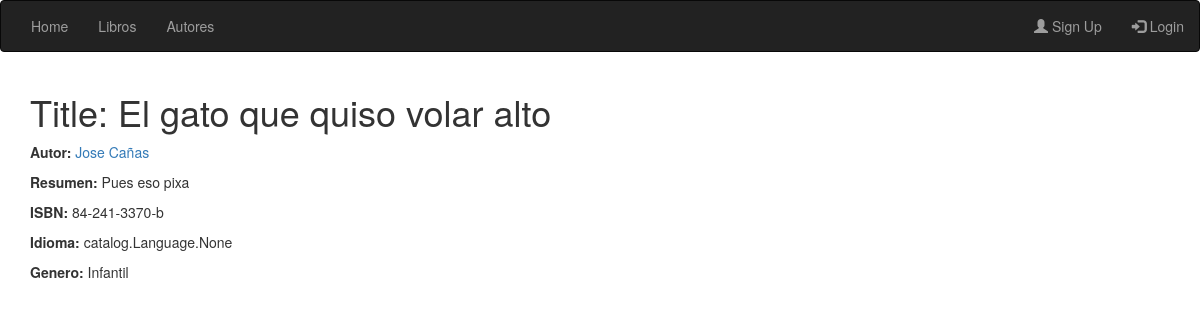
The app's page /book/13 with its own data.
### catalog/models.py (models this page shows, shortened)
class Book (models.Model):
    title = models.CharField(max_length=128, help_text="Escribe el titulo del libro que desea guardar e.j: THE 100")
    author = models.ForeignKey(Author, on_delete=models.SET_DEFAULT, default=1)
    summary = models.TextField(max_length=500, help_text="Escribe un breve resumen del libro")
    isb = models.CharField('ISBN', max_length=13, help_text="Escribe un ISBN valido (13 caracteres)")
    genre = models.ManyToManyField(Genre, help_text="Selecciona un genero literario")
    language = models.ManyToManyField(Language, help_text="Selecciona los idiomas que esta escrito el libro")
    date_published = models.DateField(null=True)
    user = models.ForeignKey(User, default=1, on_delete=models.CASCADE)

class Author(models.Model):
    first_name = models.CharField(max_length=32)
    second_name = models.CharField(max_length=32)
    native_language = models.OneToOneField(Language, on_delete=models.SET_NULL, null=True,
                                           help_text="Selecciona el lenguage nativo de escritura del autor")
    def __str__(self):
        return '%s  %s' % (self.first_name, self.second_name)

class Genre(models.Model):
    name = models.CharField(max_length=64, help_text="Escribe un genero literario e.j: Aventuras")
    def __str__(self):
        return self.name

### catalog/views.py (the view)
# urls.py: path('book/<int:pk>', views.BookDetailView.as_view(), name='book_detail'),
class BookDetailView(generic.DetailView):
    template_name = 'catalog/book_detail.html'
    model = Book

### templates/catalog/book_detail.html (shortened to what this page needs)
{% extends 'generic.html' %}
{% block content %}
    <div class="container">
        <div class="list-group">
            <h1>Title: {{ book.title }}</h1>
            <p><strong>Autor:</strong> <a href="{% url 'author_detail' book.author.pk %}">{{ book.author }}</a></p>
            <p><strong>Resumen:</strong> {{ book.summary }}</p>
            <p><strong>ISBN:</strong> {{ book.isb }}</p>
            <p><strong>Idioma:</strong> {{ book.language }}</p>
            <p><strong>Genero:</strong> {% for genre in book.genre.all %}{{genre}}{% if not forloop.last %}, {% endif %}{% endfor %}</p>
          </div>
    </div>
{% endblock %}

### records on screen
Book: title "El gato que quiso volar alto", author "Jose Cañas", summary "Pues eso pixa", isb "84-241-3370-b", language "catalog.Language.None"
Genre: name "Infantil"
